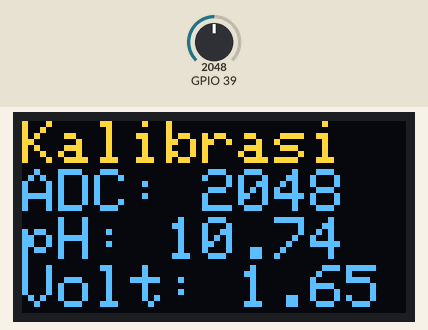
A sketch run on a simulated ESP32. On the bench: 128×64 one-colour display. Inputs (shaded band) come from the test bench; at power-on: GPIO 39 = 2048. The OLED is the two-colour kind (top 16 rows yellow); what the sketch prints to the serial monitor is not drawn.

Above: at 1.2 s.
1.3 s: GPIO 39 set to 2866
At 2.3 s:
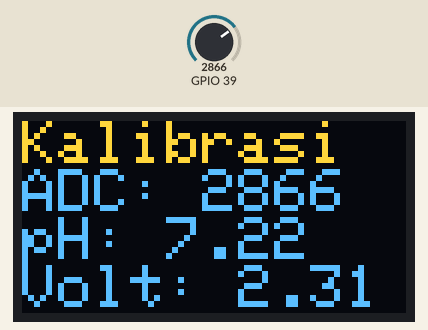
2.9 s: GPIO 39 set to 3603
At 4.0 s:
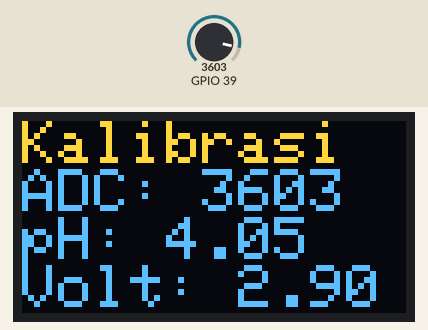
4.4 s: GPIO 39 set to 4095
At 5.7 s:
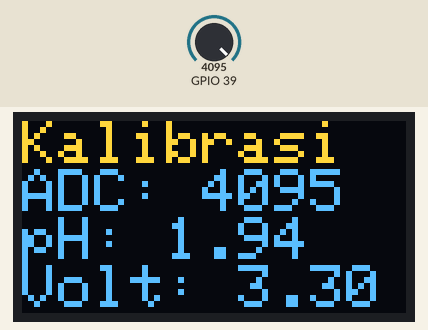
Timing chart, 0 to 7.4 s (numbered marks = the images above; inputs shaded):
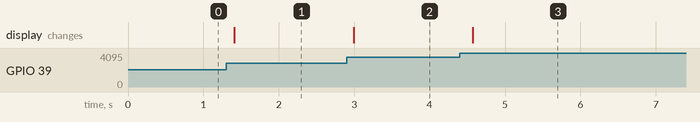

The sketch:

Kalibrasi_PH.ino
```cpp
#include <Adafruit_GFX.h>
#include <Adafruit_SSD1306.h>


#define SCREEN_WIDTH 128    // OLED display width, in pixels
#define SCREEN_HEIGHT 64    // OLED display height, in pixels
#define OLED_RESET -1       // Reset pin # (or -1 if sharing Arduino reset pin)
int adc;
float ph;

Adafruit_SSD1306 display(SCREEN_WIDTH, SCREEN_HEIGHT, &Wire, OLED_RESET);

void setup() {
  Serial.begin(9600); // Inisialisasi komunikasi serial
  display.begin(SSD1306_SWITCHCAPVCC, 0x3C); //initialize with the I2C addr 0x3C (128x64)
 }

void loop() {
  adc = analogRead(39);
  float volt = adc * (3.3 /4095.0);

  ph=(4545.1 - adc)/ 232.59;
  // Lakukan sesuatu dengan nilai NTU, misalnya kirim melalui Serial
  Serial.print("ADC: ");
  Serial.println(adc);

  display.clearDisplay();
  display.setCursor(0,0);
  display.setTextSize(2);
  display.setTextColor(WHITE);
  display.println("Kalibrasi");

//  display.println();
  display.print("ADC: ");
  display.println(adc);
  display.print("pH: ");
  display.println(ph);
   display.print("Volt: ");
  display.println(volt);
  display.display();
  delay(200); // Delay untuk stabilisasi
}
```

Measured:
- after the input at 1.3 s, the display: changes after 0.11 s (image 1)
- after the input at 2.9 s, the display: changes after 0.09 s (image 2)
- after the input at 4.4 s, the display: changes after 0.17 s (image 3)
